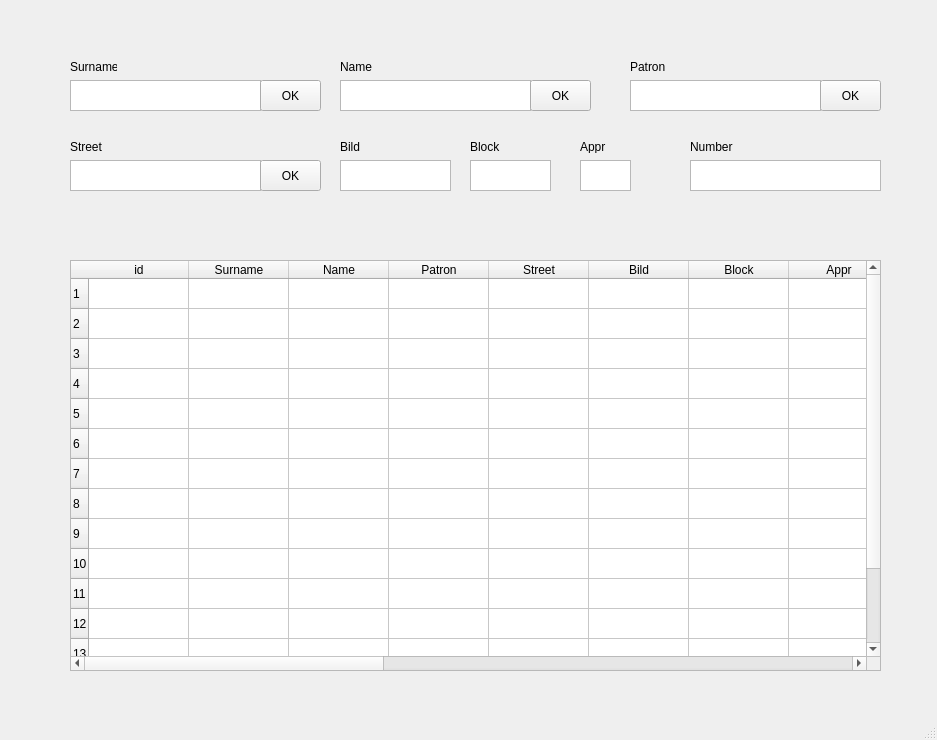
<?xml version="1.0" encoding="UTF-8"?>
<ui version="4.0">
 <class>MainWindow</class>
 <widget class="QMainWindow" name="MainWindow">
  <property name="geometry">
   <rect>
    <x>0</x>
    <y>0</y>
    <width>937</width>
    <height>740</height>
   </rect>
  </property>
  <property name="windowTitle">
   <string>MainWindow</string>
  </property>
  <widget class="QWidget" name="centralwidget">
   <widget class="QTextBrowser" name="Surname_t">
    <property name="geometry">
     <rect>
      <x>70</x>
      <y>80</y>
      <width>191</width>
      <height>31</height>
     </rect>
    </property>
   </widget>
   <widget class="QPushButton" name="Sur_ok">
    <property name="geometry">
     <rect>
      <x>260</x>
      <y>80</y>
      <width>61</width>
      <height>31</height>
     </rect>
    </property>
    <property name="text">
     <string>OK</string>
    </property>
   </widget>
   <widget class="QTextBrowser" name="Name_t">
    <property name="geometry">
     <rect>
      <x>340</x>
      <y>80</y>
      <width>191</width>
      <height>31</height>
     </rect>
    </property>
   </widget>
   <widget class="QPushButton" name="Name_ok">
    <property name="geometry">
     <rect>
      <x>530</x>
      <y>80</y>
      <width>61</width>
      <height>31</height>
     </rect>
    </property>
    <property name="text">
     <string>OK</string>
    </property>
   </widget>
   <widget class="QTextBrowser" name="Patron_t">
    <property name="geometry">
     <rect>
      <x>630</x>
      <y>80</y>
      <width>191</width>
      <height>31</height>
     </rect>
    </property>
   </widget>
   <widget class="QPushButton" name="Patron_ok">
    <property name="geometry">
     <rect>
      <x>820</x>
      <y>80</y>
      <width>61</width>
      <height>31</height>
     </rect>
    </property>
    <property name="text">
     <string>OK</string>
    </property>
   </widget>
   <widget class="QTextBrowser" name="Street_t">
    <property name="geometry">
     <rect>
      <x>70</x>
      <y>160</y>
      <width>191</width>
      <height>31</height>
     </rect>
    </property>
   </widget>
   <widget class="QPushButton" name="Street_ok">
    <property name="geometry">
     <rect>
      <x>260</x>
      <y>160</y>
      <width>61</width>
      <height>31</height>
     </rect>
    </property>
    <property name="text">
     <string>OK</string>
    </property>
   </widget>
   <widget class="QTextBrowser" name="textBrowser_5">
    <property name="geometry">
     <rect>
      <x>340</x>
      <y>160</y>
      <width>111</width>
      <height>31</height>
     </rect>
    </property>
   </widget>
   <widget class="QTextBrowser" name="textBrowser_6">
    <property name="geometry">
     <rect>
      <x>690</x>
      <y>160</y>
      <width>191</width>
      <height>31</height>
     </rect>
    </property>
   </widget>
   <widget class="QTextBrowser" name="textBrowser_7">
    <property name="geometry">
     <rect>
      <x>470</x>
      <y>160</y>
      <width>81</width>
      <height>31</height>
     </rect>
    </property>
   </widget>
   <widget class="QTextBrowser" name="textBrowser_8">
    <property name="geometry">
     <rect>
      <x>580</x>
      <y>160</y>
      <width>51</width>
      <height>31</height>
     </rect>
    </property>
   </widget>
   <widget class="QLabel" name="Surname_l">
    <property name="geometry">
     <rect>
      <x>70</x>
      <y>60</y>
      <width>47</width>
      <height>13</height>
     </rect>
    </property>
    <property name="text">
     <string>Surname</string>
    </property>
   </widget>
   <widget class="QLabel" name="Name_l">
    <property name="geometry">
     <rect>
      <x>340</x>
      <y>60</y>
      <width>47</width>
      <height>13</height>
     </rect>
    </property>
    <property name="text">
     <string>Name</string>
    </property>
   </widget>
   <widget class="QLabel" name="Patron_l">
    <property name="geometry">
     <rect>
      <x>630</x>
      <y>60</y>
      <width>47</width>
      <height>13</height>
     </rect>
    </property>
    <property name="text">
     <string>Patron</string>
    </property>
   </widget>
   <widget class="QLabel" name="Street_l">
    <property name="geometry">
     <rect>
      <x>70</x>
      <y>140</y>
      <width>47</width>
      <height>13</height>
     </rect>
    </property>
    <property name="text">
     <string>Street</string>
    </property>
   </widget>
   <widget class="QTableWidget" name="Table">
    <property name="geometry">
     <rect>
      <x>70</x>
      <y>260</y>
      <width>811</width>
      <height>411</height>
     </rect>
    </property>
    <property name="rowCount">
     <number>15</number>
    </property>
    <property name="columnCount">
     <number>18</number>
    </property>
    <row/>
    <row/>
    <row/>
    <row/>
    <row/>
    <row/>
    <row/>
    <row/>
    <row/>
    <row/>
    <row/>
    <row/>
    <row/>
    <row/>
    <row/>
    <column>
     <property name="text">
      <string>id</string>
     </property>
    </column>
    <column>
     <property name="text">
      <string>Surname</string>
     </property>
    </column>
    <column>
     <property name="text">
      <string>Name</string>
     </property>
    </column>
    <column>
     <property name="text">
      <string>Patron</string>
     </property>
    </column>
    <column>
     <property name="text">
      <string>Street</string>
     </property>
    </column>
    <column>
     <property name="text">
      <string>Bild</string>
     </property>
    </column>
    <column>
     <property name="text">
      <string>Block</string>
     </property>
    </column>
    <column>
     <property name="text">
      <string>Appr</string>
     </property>
    </column>
    <column>
     <property name="text">
      <string>Numper</string>
     </property>
    </column>
    <column/>
    <column/>
    <column/>
    <column/>
    <column/>
    <column/>
    <column/>
    <column/>
    <column/>
   </widget>
   <widget class="QLabel" name="Bild_l">
    <property name="geometry">
     <rect>
      <x>340</x>
      <y>140</y>
      <width>47</width>
      <height>13</height>
     </rect>
    </property>
    <property name="text">
     <string>Bild</string>
    </property>
   </widget>
   <widget class="QLabel" name="Block_l">
    <property name="geometry">
     <rect>
      <x>470</x>
      <y>140</y>
      <width>47</width>
      <height>13</height>
     </rect>
    </property>
    <property name="text">
     <string>Block</string>
    </property>
   </widget>
   <widget class="QLabel" name="Appr_l">
    <property name="geometry">
     <rect>
      <x>580</x>
      <y>140</y>
      <width>47</width>
      <height>13</height>
     </rect>
    </property>
    <property name="text">
     <string>Appr</string>
    </property>
   </widget>
   <widget class="QLabel" name="Number_l">
    <property name="geometry">
     <rect>
      <x>690</x>
      <y>140</y>
      <width>47</width>
      <height>13</height>
     </rect>
    </property>
    <property name="text">
     <string>Number</string>
    </property>
   </widget>
  </widget>
  <widget class="QStatusBar" name="statusbar"/>
 </widget>
 <resources/>
 <connections/>
</ui>
